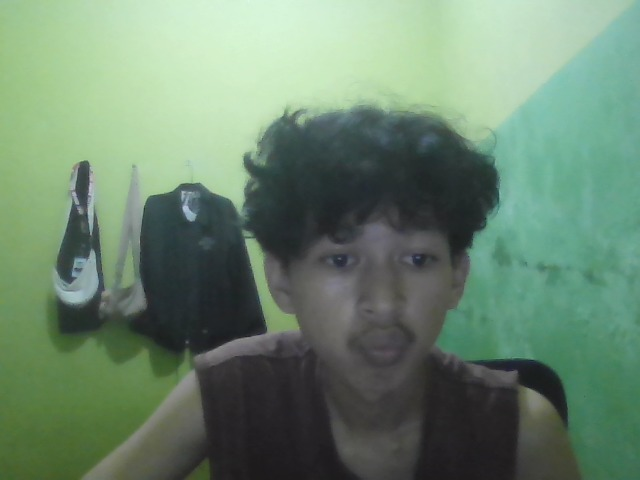
#> input picture uploads/04e35f631757468992a0f557c7e1a80c.jpeg, 640 x 480 px
$ python -i segmentasi.py   (imports and definitions only)
#> lines starting #> are read from the running program, lines starting #| are printed output that depends on the picture; after the words box and inside, x2 and y2 are one past the last pixel; in counts of white or black regions, pixels touching at a corner belong together
#> further down, picture is the input picture: shape (480, 640, 3); mean B, G, R 111, 133.4, 107.4
import cv2
import numpy as np


# [36 lines left out: functions threshold, adaptive_threshold, otsu_threshold, not called in this run]

def watershed_segmentation(image):
    # Mengonversi gambar menjadi grayscale
    gray = cv2.cvtColor(image, cv2.COLOR_BGR2GRAY)
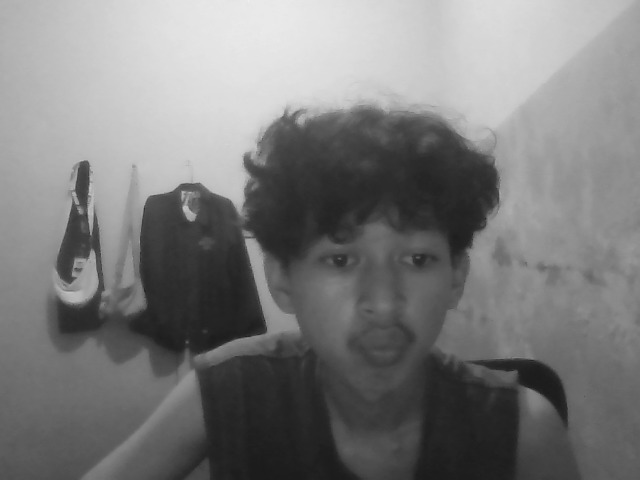
#> gray: shape (480, 640); min 26, max 239, mean 123.1

    # Menerapkan threshold untuk memisahkan objek dari latar belakang
    _, thresh = cv2.threshold(gray, 0, 255, cv2.THRESH_BINARY_INV + cv2.THRESH_OTSU)
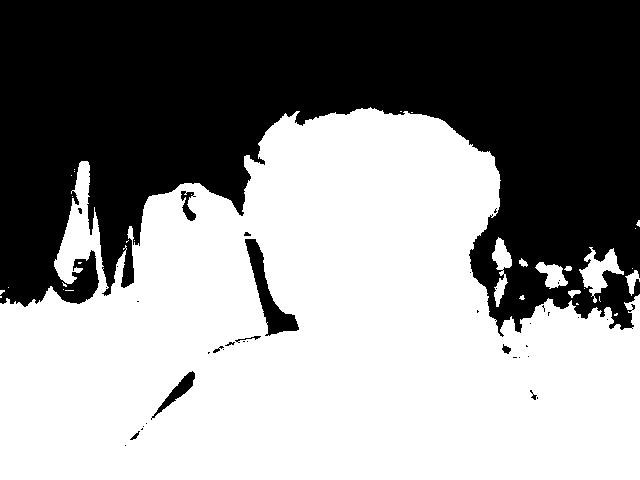
#> thresh: shape (480, 640); 55.7% white; 39 black regions (28 under 20 px), largest, box (x1, y1, x2, y2) and area: (0, 0, 640, 337) 133650, (245, 239, 299, 336) 1532, (151, 371, 195, 420) 467

    # Menghilangkan noise menggunakan operasi morfologi pembukaan
    kernel = np.ones((3, 3), np.uint8)
    opening = cv2.morphologyEx(thresh, cv2.MORPH_OPEN, kernel, iterations=2)
#> opening: shape (480, 640); 55.3% white; 21 black regions (12 under 20 px), largest, box (x1, y1, x2, y2) and area: (0, 0, 640, 337) 134680, (244, 232, 299, 336) 1577, (151, 371, 195, 420) 468

    # Area latar belakang pasti
    sure_bg = cv2.dilate(opening, kernel, iterations=3)
#> sure_bg: shape (480, 640); 58.5% white; 8 black regions (4 under 20 px), largest, box (x1, y1, x2, y2) and area: (0, 0, 640, 325) 126586, (249, 242, 294, 331) 675, (175, 378, 190, 395) 59, (637, 282, 640, 293) 23

    # Menemukan area foreground yang pasti
    dist_transform = cv2.distanceTransform(opening, cv2.DIST_L2, 5)
    ret, sure_fg = cv2.threshold(dist_transform, 0.7 * dist_transform.max(), 255, 0)
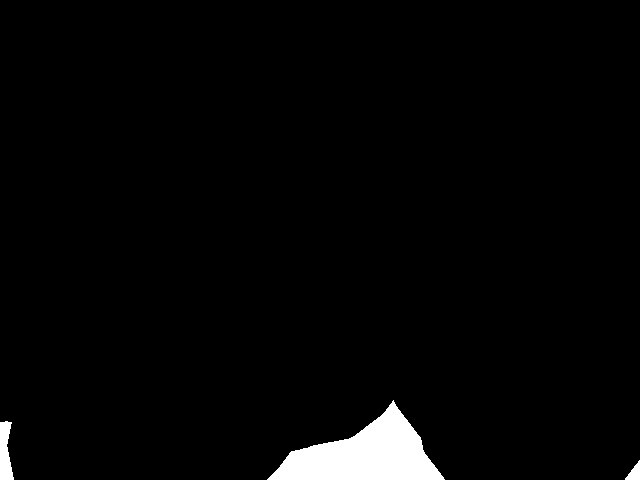
#> sure_fg: shape (480, 640) float32; 2.5% white; 3 white regions, box (x1, y1, x2, y2) and area: (267, 400, 445, 480) 7018, (0, 421, 14, 480) 595, (625, 460, 640, 480) 164
#> ret = 118.3

    # Menemukan area yang tidak diketahui
    sure_fg = np.uint8(sure_fg)
    unknown = cv2.subtract(sure_bg, sure_fg)
#> unknown: shape (480, 640); 56% white; 11 black regions (4 under 20 px), largest, box (x1, y1, x2, y2) and area: (0, 0, 640, 325) 126586, (267, 400, 445, 480) 7018, (249, 242, 294, 331) 675

    # Labeling marker
    ret, markers = cv2.connectedComponents(sure_fg)
#> markers: shape (480, 640) int32; 4 distinct labels, from 0 to 3
#> ret = 4

    # Menambahkan satu pada semua label agar latar belakang pasti tidak bernilai 0, tetapi 1
    markers = markers + 1
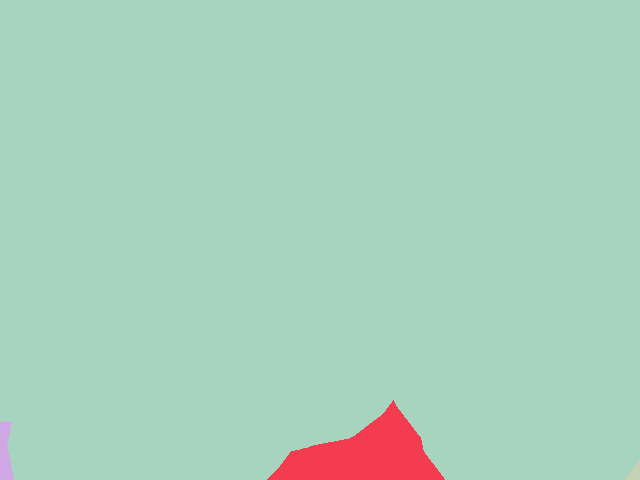
#> markers: shape (480, 640) int32; 4 distinct labels, from 1 to 4; one colour per label, 0 black

    # Menandai wilayah yang tidak diketahui dengan nol
    markers[unknown == 255] = 0
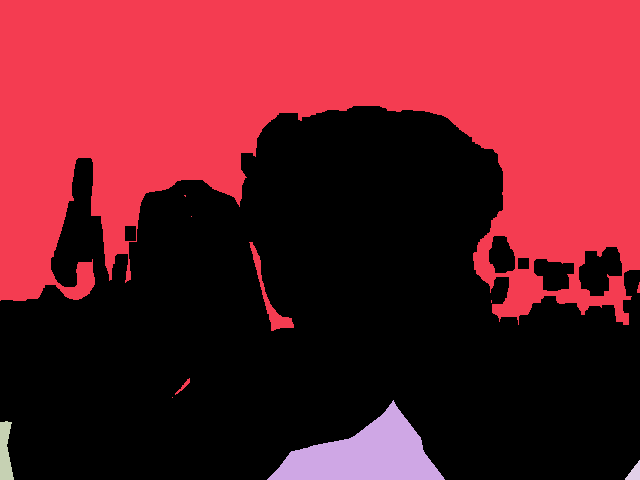
#> markers: shape (480, 640) int32; 5 distinct labels, from 0 to 4; one colour per label, 0 black

    # Menerapkan watershed
    markers = cv2.watershed(image, markers)
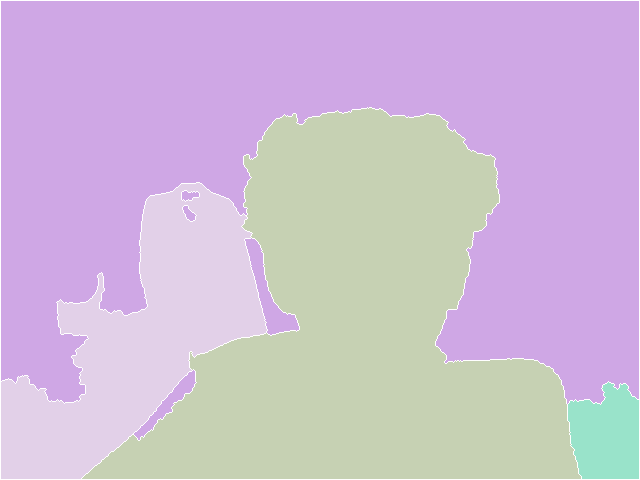
#> markers: shape (480, 640) int32; 5 distinct labels, from -1 to 4; one colour per label, 0 black, -1 white

    # Mewarnai batasan watershed dengan warna merah
    image[markers == -1] = [0, 0, 255]  # Menandai batasan watershed dengan warna merah
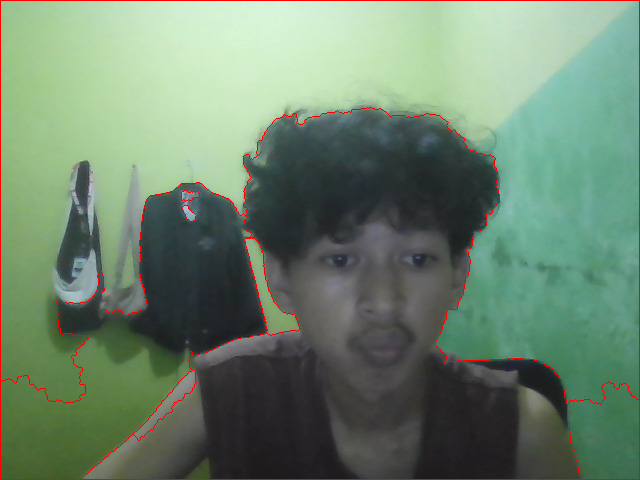
#> image: shape (480, 640, 3); 1.44% of pixels changed, all inside (x1, y1, x2, y2) = (0, 0, 640, 480)

    return image, markers

# [30 lines left out: functions k_means_segmentation, color_segmentation, not called in this run]

>>> import cv2
>>> picture = cv2.imread('uploads/04e35f631757468992a0f557c7e1a80c.jpeg')
>>> result = watershed_segmentation(picture)

$ run again, on uploads/f95ed09a5d2c459aa7524c819a5c1756.jpeg
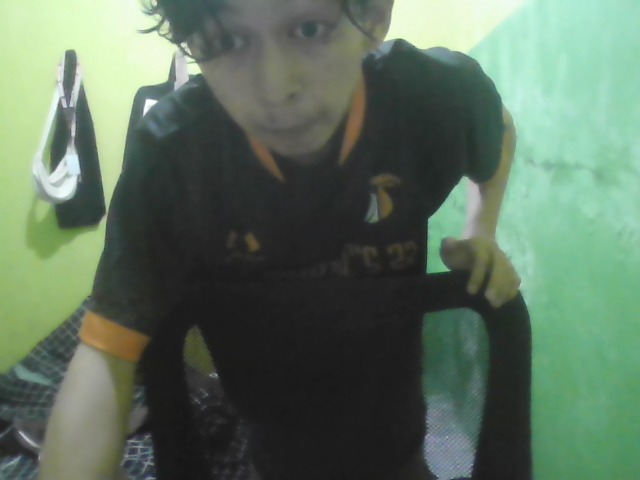
#> input picture uploads/f95ed09a5d2c459aa7524c819a5c1756.jpeg, 640 x 480 px
#> picture is the input picture: shape (480, 640, 3); mean B, G, R 95.6, 113.5, 93.9
#> in watershed_segmentation, `_, thresh = cv2.threshold(gray, 0, 255, cv2.THRESH_BINARY_INV + cv2.TH..`:
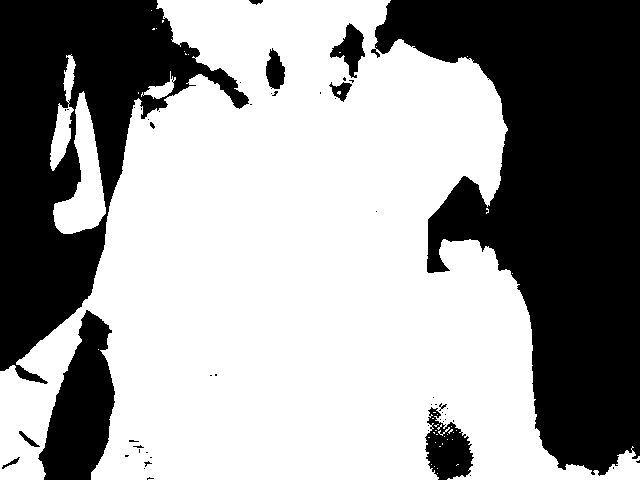
#> thresh: shape (480, 640); 60.4% white; 53 black regions (41 under 20 px), largest, box (x1, y1, x2, y2) and area: (371, 0, 640, 476) 69465, (0, 0, 249, 384) 40201, (38, 310, 115, 480) 7851
#> opening: shape (480, 640); 60% white; 22 black regions (10 under 20 px), largest, box (x1, y1, x2, y2) and area: (371, 0, 640, 476) 69678, (0, 0, 252, 384) 40518, (38, 310, 115, 480) 7871
#> sure_bg: shape (480, 640); 63.9% white; 12 black regions (3 under 20 px), largest, box (x1, y1, x2, y2) and area: (378, 0, 640, 472) 66216, (0, 0, 207, 368) 35180, (43, 316, 111, 480) 6487
#> in watershed_segmentation, `ret, sure_fg = cv2.threshold(dist_transform, 0.7 * dist_transform.max(..`: ret = 95.41
#> unknown: shape (480, 640); 58.6% white; 13 black regions (3 under 20 px), largest, box (x1, y1, x2, y2) and area: (378, 0, 640, 472) 66216, (0, 0, 207, 368) 35180, (193, 195, 358, 480) 16451
#> in watershed_segmentation, `ret, markers = cv2.connectedComponents(sure_fg)`: ret = 2
#> in watershed_segmentation, `image[markers == -1] = [0, 0, 255]`:
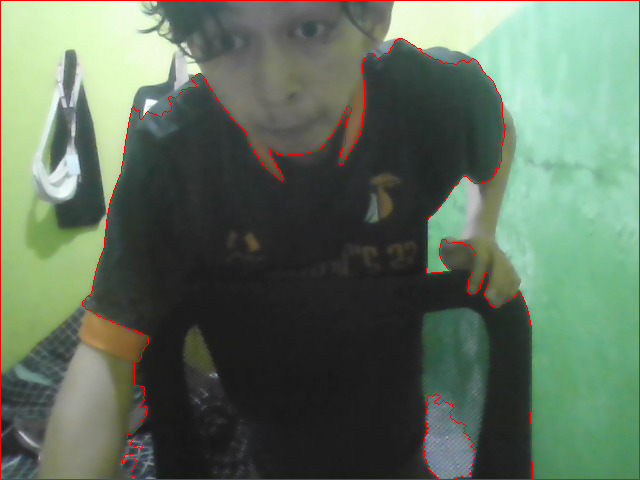
#> image: shape (480, 640, 3); 1.38% of pixels changed, all inside (x1, y1, x2, y2) = (0, 0, 640, 480)

$ run again, on uploads/DSC07375.JPG
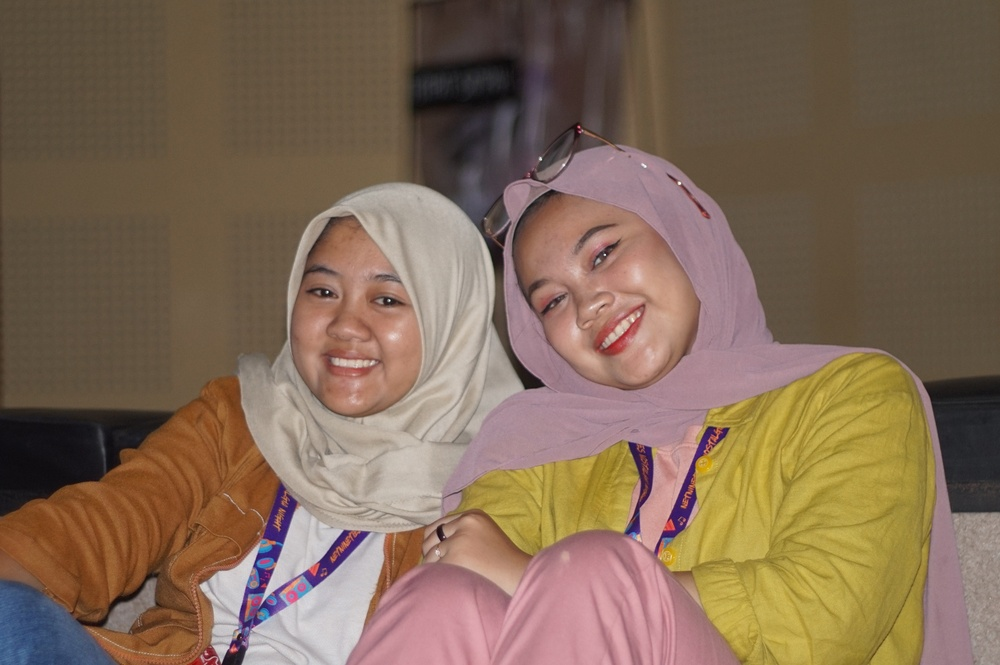
#> input picture uploads/DSC07375.JPG, 1000 x 665 px, shrunk from 3872 x 2576 before the run
#> picture is the input picture: shape (665, 1000, 3); mean B, G, R 85.9, 105.7, 129
#> in watershed_segmentation, `_, thresh = cv2.threshold(gray, 0, 255, cv2.THRESH_BINARY_INV + cv2.TH..`:
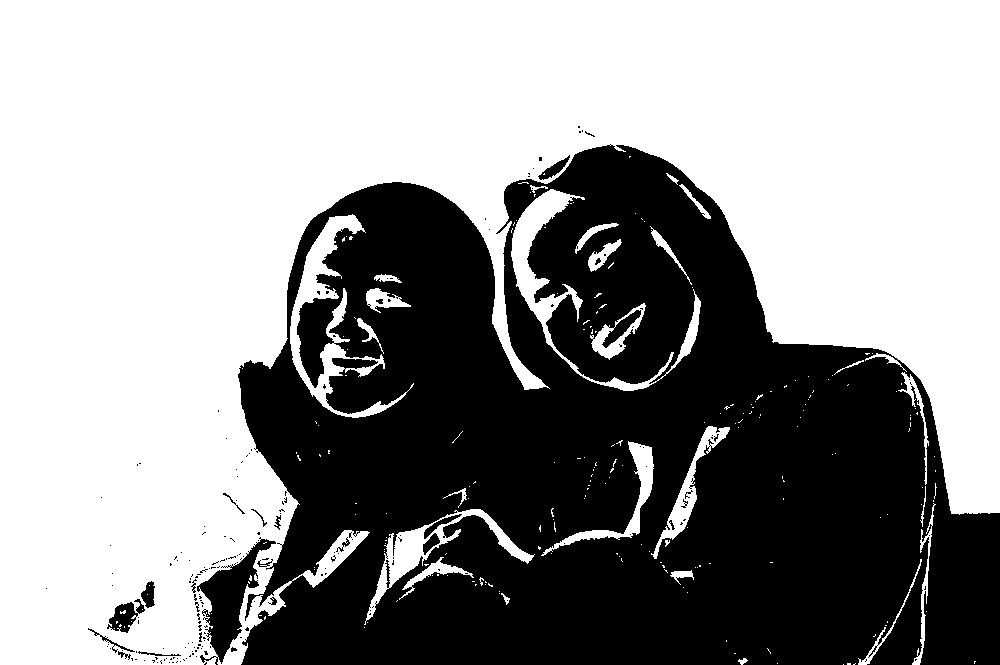
#> thresh: shape (665, 1000); 58.6% white; 194 black regions (169 under 20 px), largest, box (x1, y1, x2, y2) and area: (238, 144, 1000, 665) 269401, (197, 537, 276, 665) 3376, (107, 599, 145, 633) 602
#> opening: shape (665, 1000); 57.3% white; 42 black regions (35 under 20 px), largest, box (x1, y1, x2, y2) and area: (189, 144, 1000, 665) 282311, (107, 581, 155, 633) 990, (88, 628, 181, 665) 580
#> sure_bg: shape (665, 1000); 61.1% white; 12 black regions (7 under 20 px), largest, box (x1, y1, x2, y2) and area: (195, 148, 1000, 665) 257541, (290, 215, 326, 304) 430, (112, 606, 137, 629) 318, (142, 586, 151, 605) 88, (257, 542, 267, 548) 27
#> in watershed_segmentation, `ret, sure_fg = cv2.threshold(dist_transform, 0.7 * dist_transform.max(..`: ret = 266.2
#> unknown: shape (665, 1000); 57.6% white; 14 black regions (7 under 20 px), largest, box (x1, y1, x2, y2) and area: (195, 148, 1000, 665) 257541, (0, 0, 160, 234) 16496, (892, 0, 1000, 107) 6736
#> in watershed_segmentation, `ret, markers = cv2.connectedComponents(sure_fg)`: ret = 3
#> in watershed_segmentation, `image[markers == -1] = [0, 0, 255]`:
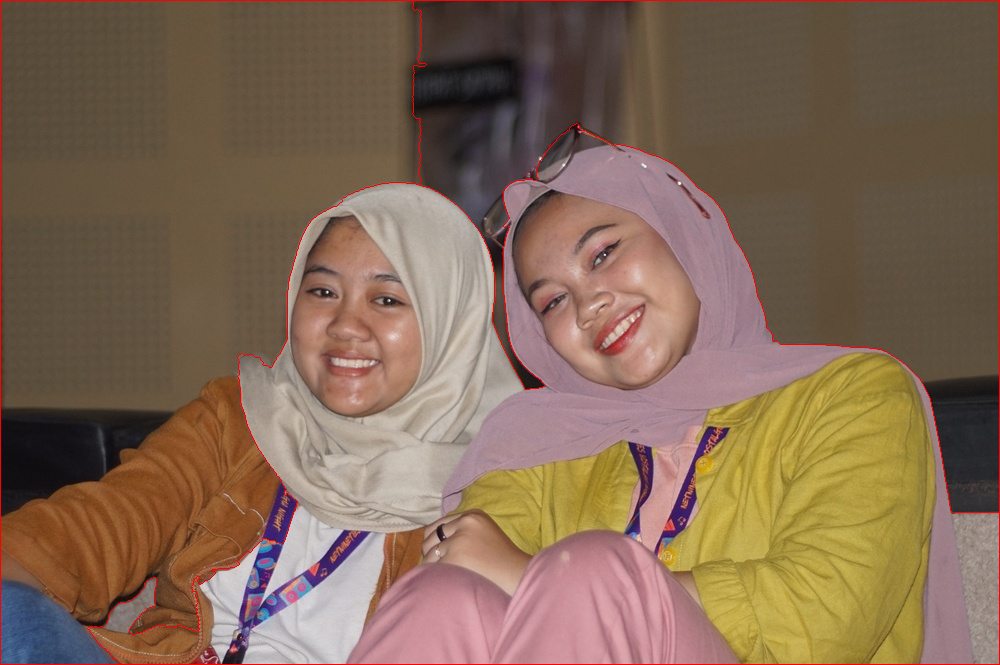
#> image: shape (665, 1000, 3); 0.84% of pixels changed, all inside (x1, y1, x2, y2) = (0, 0, 1000, 665)

$ run again, on uploads/gunung-sumbing-2.jpg.1920x1440_q95_crop.jpg
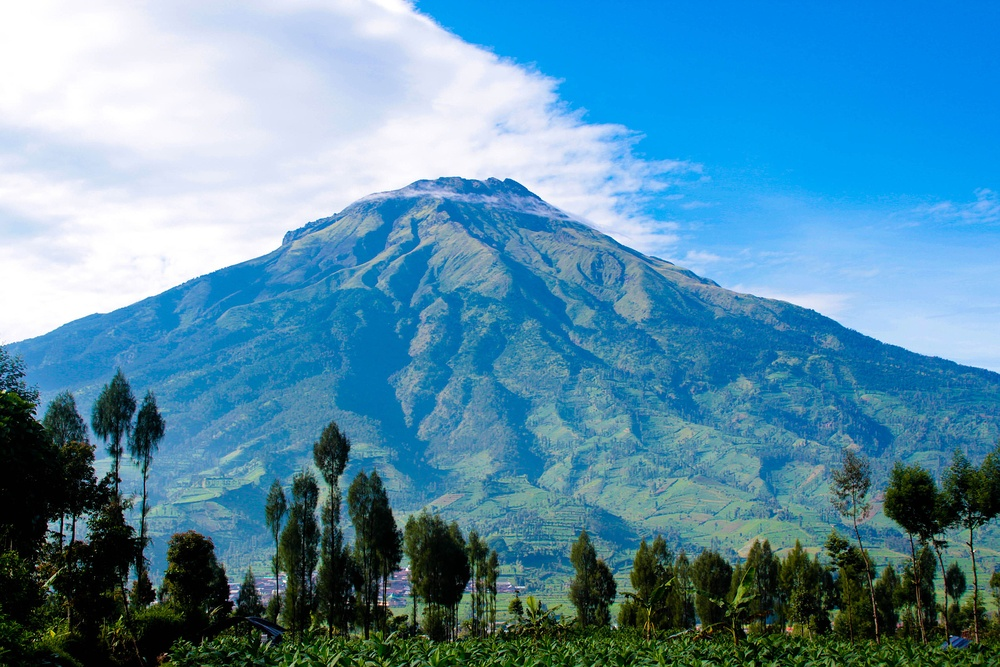
#> input picture uploads/gunung-sumbing-2.jpg.1920x1440_q95_crop.jpg, 1000 x 667 px, shrunk from 1920 x 1280 before the run
#> picture is the input picture: shape (667, 1000, 3); mean B, G, R 169, 141, 86.1
#> thresh: shape (667, 1000); 71.4% white; 2047 black regions (1935 under 20 px), largest, box (x1, y1, x2, y2) and area: (0, 0, 1000, 374) 175873, (432, 231, 492, 271) 670, (287, 211, 361, 255) 597
#> opening: shape (667, 1000); 69.1% white; 713 black regions (616 under 20 px), largest, box (x1, y1, x2, y2) and area: (0, 0, 1000, 374) 184036, (618, 473, 767, 557) 2994, (125, 442, 265, 536) 2666
#> sure_bg: shape (667, 1000); 73.7% white; 72 black regions (39 under 20 px), largest, box (x1, y1, x2, y2) and area: (0, 0, 1000, 370) 170550, (424, 225, 486, 269) 711, (170, 472, 225, 500) 614
#> in watershed_segmentation, `ret, sure_fg = cv2.threshold(dist_transform, 0.7 * dist_transform.max(..`: ret = 149.9
#> unknown: shape (667, 1000); 71.8% white; 73 black regions (39 under 20 px), largest, box (x1, y1, x2, y2) and area: (0, 0, 1000, 370) 170550, (714, 0, 1000, 65) 13088, (424, 225, 486, 269) 711
#> in watershed_segmentation, `ret, markers = cv2.connectedComponents(sure_fg)`: ret = 2
#> in watershed_segmentation, `image[markers == -1] = [0, 0, 255]`:
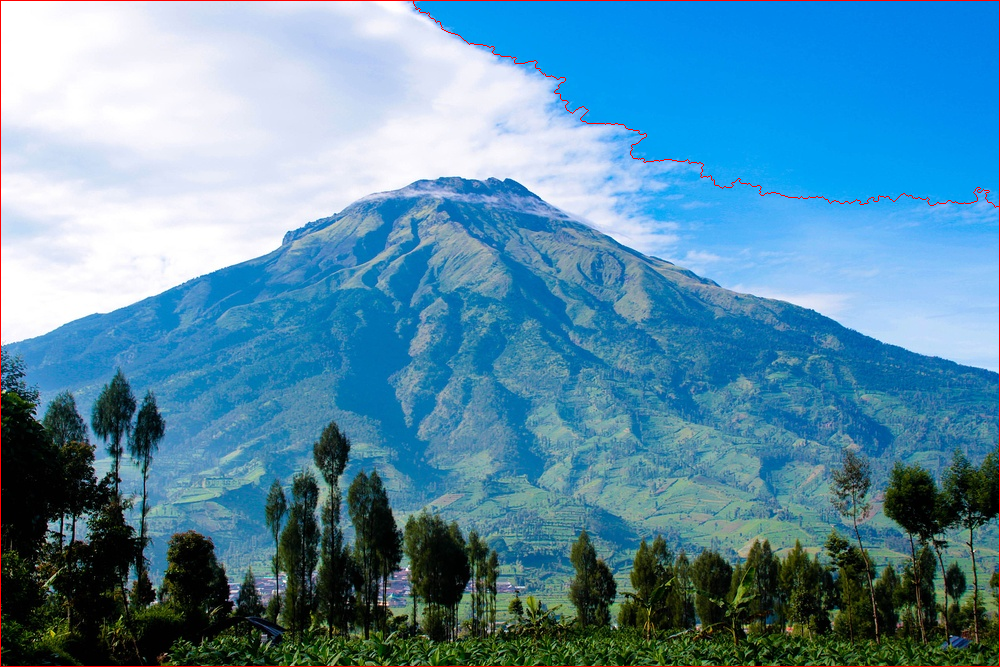
#> image: shape (667, 1000, 3); 0.62% of pixels changed, all inside (x1, y1, x2, y2) = (0, 0, 1000, 667)
